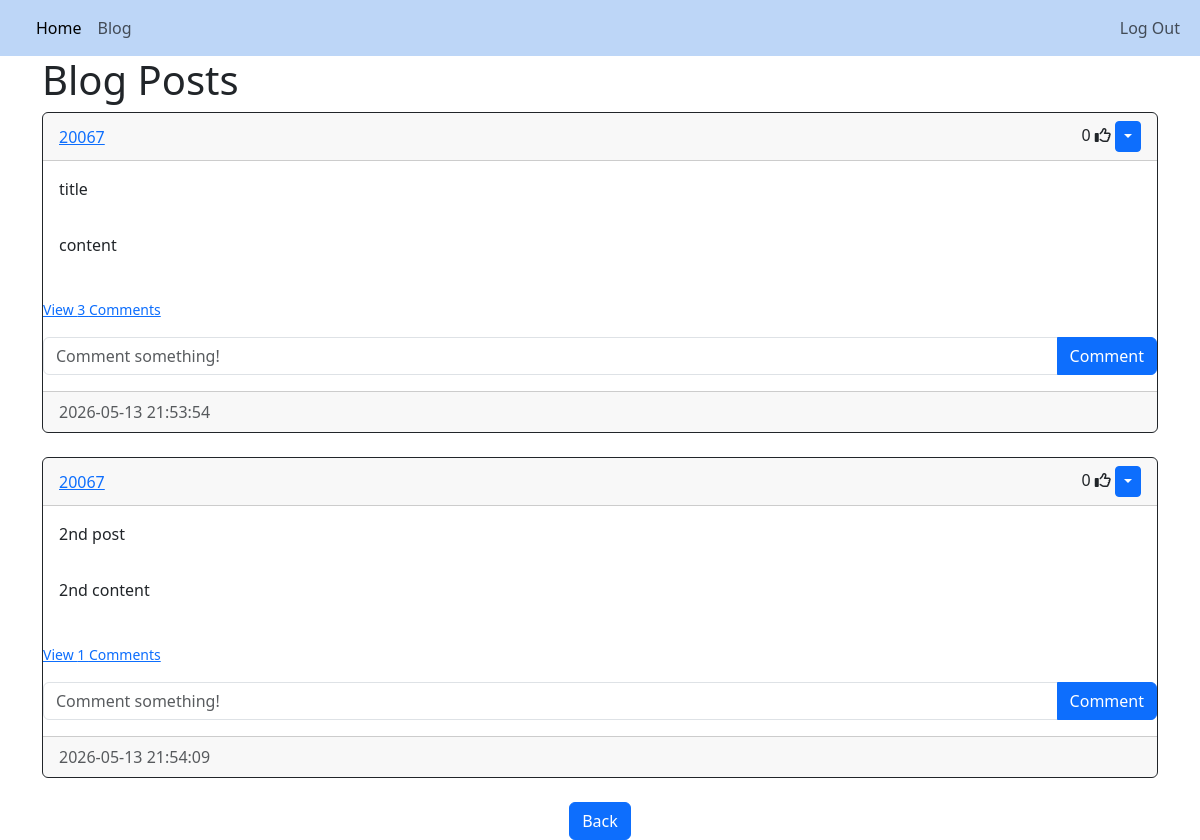
Page /posts/20067 (signed in) on the earlier database version.
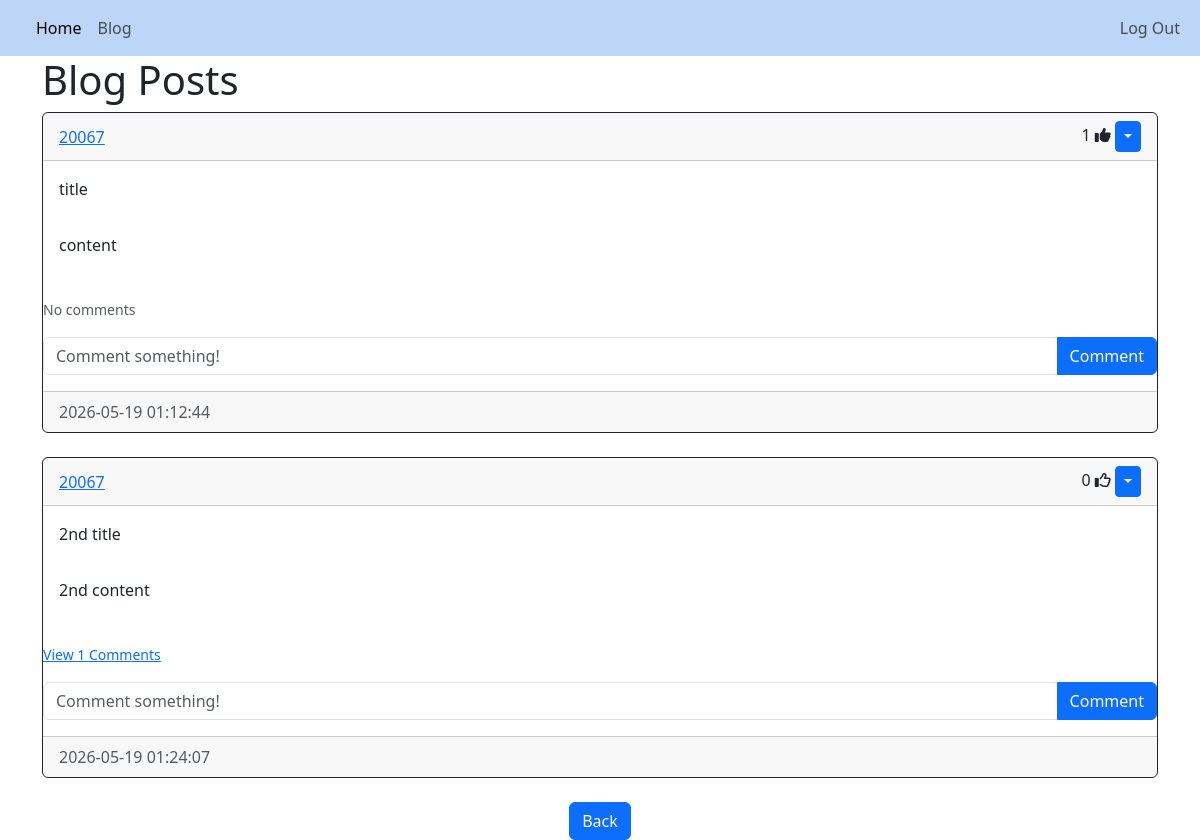
Same page on the later database version.
### website/models.py (models this page shows)
class Post(db.Model):
    id = db.Column(db.Integer, primary_key=True)
    title = db.Column(db.String(150), unique=True)
    content = db.Column(db.Text, nullable=False)
    date_created = db.Column(db.DateTime(timezone=True), default=func.now())
    author = db.Column(db.Integer, db.ForeignKey('user.id', ondelete="CASCADE"), nullable=False)
    comments = db.relationship('Comment', backref='post', passive_deletes=True)
    likes = db.relationship('Like', backref='post', passive_deletes=True)

class User(db.Model, UserMixin):
    id = db.Column(db.Integer, primary_key=True)
    email = db.Column(db.String(150), unique=True)
    username = db.Column(db.String(150), unique=True)
    password = db.Column(db.String(150))
    date_created = db.Column(db.DateTime(timezone=True), default=func.now())
    posts = db.relationship('Post', backref='user', passive_deletes=True)
    comments = db.relationship('Comment', backref='user', passive_deletes=True)
    likes = db.relationship('Like', backref='user', passive_deletes=True)

### website/views.py (the view)
@views.route("/posts/<username>")
@login_required
def posts(username):
    user = User.query.filter_by(username=username).first()
    if not user:
        flash('No user with that username exists', category='error')
        return redirect(url_for('views.blog'))
    posts = user.posts
    return render_template("posts.html", user=current_user, posts=posts, username=username)

### website/__init__.py (called while the page is built)
def create_app():
    app = Flask(__name__)
    app.config['SECRET_KEY'] = "DQiAlMIU5u5eeLDw4KPMHx4d"
    app.config['SQLALCHEMY_DATABASE_URI'] = f'sqlite:///{DB_NAME}'
    db.init_app(app)
    from .views import views
    from .auth import auth
    app.register_blueprint(views, url_prefix="/")
    app.register_blueprint(auth, url_prefix="/")
    from .models import User, Post
    with app.app_context():
        db.create_all()
    login_manager = LoginManager()
    login_manager.login_view = "auth.login"
    login_manager.init_app(app)
    @login_manager.user_loader
    def load_user(id):
        return User.query.get(int(id))
    return app

### website/templates/posts.html (shortened to what this page needs)
{% extends "posts_div.html"%} {% block title %} {{username}}'s Posts {% endblock %}
{% block footer %}
<div align="center">
<a href="/blog"><button type="button" class="btn btn-primary btn-large"> Back </button></a>
</div>
{% endblock %}

### website/templates/posts_div.html (shortened to what this page needs)
{% extends "template.html"%} {% block title %} Posts {% endblock %}
{% block content%}
<h1>Blog Posts</h1>
<div id="posts">
    {% for post in posts %}
    <div class="card border-dark">
        <div class="card-header d-flex justify-content-between align-items-center">
            <a href="/posts/{{post.user.username}}">{{post.user.username}}</a>
            <div>
                <span id="likes-count-{{post.id}}">{{ post.likes|length }}</span>
                {% if user.id in post.likes|map(attribute="author")|list %}
                <i class="fas fa-thumbs-up" id="like-button-{{post.id}}" onclick="like({{post.id}})"></i>
                {% else %}
                <i class="far fa-thumbs-up" id="like-button-{{post.id}}" onclick="like({{post.id}})"></i>
                {% endif %}
                    {% if user.id == post.author %}
                    <div class="btn-group">
                        <button type="button" class="btn btn-primary btn-sm dropdown-toggle" data-bs-toggle="dropdown"></button>
                    </div>
                    {% endif %}
            </div>
        </div>
        <div class ="card-body">
            <div class="card-text">{{post.title}}</div>
        </div>
        <div class ="card-body">
            <div class="card-text">{{post.content}}</div>
        </div>
        <br/>
        <p class="card-text">
            {% if post.comments|length > 0 %}
            <a data-bs-toggle="collapse" href="#comments-{{post.id}}" role="button">
                <small>View {{post.comments|length}} Comments</small>
            </a>
            {% else %}
            <small class="text-muted">No comments</small>
            {% endif %}
        </p>
        <form class="input-group mb-3" method="POST" action="/create-comment/{{post.id}}">
            <input type="text" id="text" name="text" class="form-control" placeholder="Comment something!"/>
            <button type="submit" class="btn btn-primary">Comment</button>
        </form >
        <div class ="card-footer text-muted">{{post.date_created}}</div>
    </div>
    <br/>
    {% endfor %}
</div>
{% block footer %}{% endblock %}
{% endblock %}

Differences in the rows shown:
changed Post "title": likes|length "0" → "1"; date_created "2026-05-13 21:53:54" → "2026-05-19 01:12:44"; comments|length "3" → (not shown); text "View Comments" → "No comments"
changed Post "2nd content": title "2nd post" → "2nd title"; date_created "2026-05-13 21:54:09" → "2026-05-19 01:24:07"
